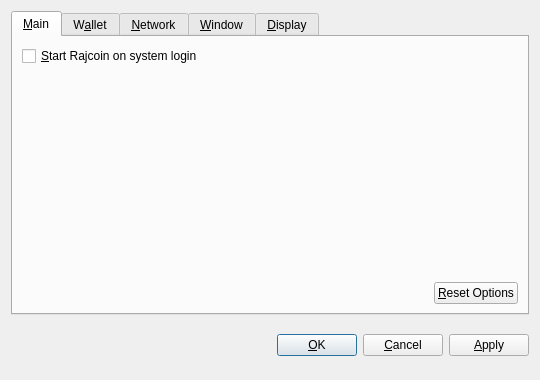
<?xml version="1.0" encoding="UTF-8"?>
<ui version="4.0">
 <class>OptionsDialog</class>
 <widget class="QDialog" name="OptionsDialog">
  <property name="geometry">
   <rect>
    <x>0</x>
    <y>0</y>
    <width>540</width>
    <height>380</height>
   </rect>
  </property>
  <property name="windowTitle">
   <string>Options</string>
  </property>
  <property name="modal">
   <bool>true</bool>
  </property>
  <layout class="QVBoxLayout" name="verticalLayout">
   <item>
    <widget class="QTabWidget" name="tabWidget">
     <property name="tabPosition">
      <enum>QTabWidget::North</enum>
     </property>
     <property name="currentIndex">
      <number>0</number>
     </property>
     <widget class="QWidget" name="tabMain">
      <attribute name="title">
       <string>&amp;Main</string>
      </attribute>
      <layout class="QVBoxLayout" name="verticalLayout_Main">
       <item>
        <widget class="QCheckBox" name="bitcoinAtStartup">
         <property name="toolTip">
          <string>Automatically start Rajcoin after logging in to the system.</string>
         </property>
         <property name="text">
          <string>&amp;Start Rajcoin on system login</string>
         </property>
        </widget>
       </item>
       <item>
        <spacer name="verticalSpacer_Main">
         <property name="orientation">
          <enum>Qt::Vertical</enum>
         </property>
         <property name="sizeHint" stdset="0">
          <size>
           <width>20</width>
           <height>40</height>
          </size>
         </property>
        </spacer>
       </item>
       <item>
        <layout class="QHBoxLayout" name="horizontalLayout_2_Main">
         <item>
          <spacer name="horizontalSpacer_2_Main">
           <property name="orientation">
            <enum>Qt::Horizontal</enum>
           </property>
           <property name="sizeHint" stdset="0">
            <size>
             <width>40</width>
             <height>20</height>
            </size>
           </property>
          </spacer>
         </item>
         <item>
          <widget class="QPushButton" name="resetButton">
           <property name="toolTip">
            <string>Reset all client options to default.</string>
           </property>
           <property name="text">
            <string>&amp;Reset Options</string>
           </property>
           <property name="autoDefault">
            <bool>false</bool>
           </property>
          </widget>
         </item>
        </layout>
       </item>
      </layout>
     </widget>
     <widget class="QWidget" name="tabWallet">
      <attribute name="title">
       <string>W&amp;allet</string>
      </attribute>
      <layout class="QVBoxLayout" name="verticalLayout_Network">
       <item>
        <widget class="QLabel" name="transactionFeeInfoLabel">
         <property name="text">
          <string>Optional transaction fee per kB that helps make sure your transactions are processed quickly. Most transactions are 1 kB.</string>
         </property>
         <property name="textFormat">
          <enum>Qt::PlainText</enum>
         </property>
         <property name="wordWrap">
          <bool>true</bool>
         </property>
        </widget>
       </item>
       <item>
        <layout class="QHBoxLayout" name="horizontalLayout_1_Main">
         <item>
          <widget class="QLabel" name="transactionFeeLabel">
           <property name="text">
            <string>Pay transaction &amp;fee</string>
           </property>
           <property name="textFormat">
            <enum>Qt::PlainText</enum>
           </property>
           <property name="buddy">
            <cstring>transactionFee</cstring>
           </property>
          </widget>
         </item>
         <item>
          <widget class="BitcoinAmountField" name="transactionFee"/>
         </item>
         <item>
          <spacer name="horizontalSpacer_1_Main">
           <property name="orientation">
            <enum>Qt::Horizontal</enum>
           </property>
           <property name="sizeHint" stdset="0">
            <size>
             <width>40</width>
             <height>20</height>
            </size>
           </property>
          </spacer>
         </item>
        </layout>
       </item>
       <item>
        <widget class="QLabel" name="label">
         <property name="text">
          <string>If you disable the spending of unconfirmed change, the change from a transaction cannot be used until that transaction has at least one confirmation. This also affects how your balance is computed.</string>
         </property>
         <property name="wordWrap">
          <bool>true</bool>
         </property>
        </widget>
       </item>
       <item>
        <widget class="QCheckBox" name="spendZeroConfChange">
         <property name="text">
          <string>Spend unconfirmed change  (experts only)</string>
         </property>
        </widget>
       </item>
       <item>
        <spacer name="verticalSpacer">
         <property name="orientation">
          <enum>Qt::Vertical</enum>
         </property>
         <property name="sizeHint" stdset="0">
          <size>
           <width>20</width>
           <height>40</height>
          </size>
         </property>
        </spacer>
       </item>
      </layout>
     </widget>
     <widget class="QWidget" name="tabNetwork">
      <attribute name="title">
       <string>&amp;Network</string>
      </attribute>
      <layout class="QVBoxLayout" name="verticalLayout_Network">
       <item>
        <widget class="QCheckBox" name="mapPortUpnp">
         <property name="toolTip">
          <string>Automatically open the Rajcoin client port on the router. This only works when your router supports UPnP and it is enabled.</string>
         </property>
         <property name="text">
          <string>Map port using &amp;UPnP</string>
         </property>
        </widget>
       </item>
       <item>
        <widget class="QCheckBox" name="connectSocks">
         <property name="toolTip">
          <string>Connect to the Rajcoin network through a SOCKS proxy (e.g. when connecting through Tor).</string>
         </property>
         <property name="text">
          <string>&amp;Connect through SOCKS proxy:</string>
         </property>
        </widget>
       </item>
       <item>
        <layout class="QHBoxLayout" name="horizontalLayout_Network">
         <item>
          <widget class="QLabel" name="proxyIpLabel">
           <property name="text">
            <string>Proxy &amp;IP:</string>
           </property>
           <property name="textFormat">
            <enum>Qt::PlainText</enum>
           </property>
           <property name="buddy">
            <cstring>proxyIp</cstring>
           </property>
          </widget>
         </item>
         <item>
          <widget class="QValidatedLineEdit" name="proxyIp">
           <property name="maximumSize">
            <size>
             <width>140</width>
             <height>16777215</height>
            </size>
           </property>
           <property name="toolTip">
            <string>IP address of the proxy (e.g. 127.0.0.1)</string>
           </property>
          </widget>
         </item>
         <item>
          <widget class="QLabel" name="proxyPortLabel">
           <property name="text">
            <string>&amp;Port:</string>
           </property>
           <property name="textFormat">
            <enum>Qt::PlainText</enum>
           </property>
           <property name="buddy">
            <cstring>proxyPort</cstring>
           </property>
          </widget>
         </item>
         <item>
          <widget class="QLineEdit" name="proxyPort">
           <property name="maximumSize">
            <size>
             <width>55</width>
             <height>16777215</height>
            </size>
           </property>
           <property name="toolTip">
            <string>Port of the proxy (e.g. 9050)</string>
           </property>
          </widget>
         </item>
         <item>
          <widget class="QLabel" name="socksVersionLabel">
           <property name="text">
            <string>SOCKS &amp;Version:</string>
           </property>
           <property name="textFormat">
            <enum>Qt::PlainText</enum>
           </property>
           <property name="buddy">
            <cstring>socksVersion</cstring>
           </property>
          </widget>
         </item>
         <item>
          <widget class="QValueComboBox" name="socksVersion">
           <property name="toolTip">
            <string>SOCKS version of the proxy (e.g. 5)</string>
           </property>
          </widget>
         </item>
         <item>
          <spacer name="horizontalSpacer_Network">
           <property name="orientation">
            <enum>Qt::Horizontal</enum>
           </property>
           <property name="sizeHint" stdset="0">
            <size>
             <width>40</width>
             <height>20</height>
            </size>
           </property>
          </spacer>
         </item>
        </layout>
       </item>
       <item>
        <spacer name="verticalSpacer_Network">
         <property name="orientation">
          <enum>Qt::Vertical</enum>
         </property>
         <property name="sizeHint" stdset="0">
          <size>
           <width>20</width>
           <height>40</height>
          </size>
         </property>
        </spacer>
       </item>
      </layout>
     </widget>
     <widget class="QWidget" name="tabWindow">
      <attribute name="title">
       <string>&amp;Window</string>
      </attribute>
      <layout class="QVBoxLayout" name="verticalLayout_Window">
       <item>
        <widget class="QCheckBox" name="minimizeToTray">
         <property name="toolTip">
          <string>Show only a tray icon after minimizing the window.</string>
         </property>
         <property name="text">
          <string>&amp;Minimize to the tray instead of the taskbar</string>
         </property>
        </widget>
       </item>
       <item>
        <widget class="QCheckBox" name="minimizeOnClose">
         <property name="toolTip">
          <string>Minimize instead of exit the application when the window is closed. When this option is enabled, the application will be closed only after selecting Quit in the menu.</string>
         </property>
         <property name="text">
          <string>M&amp;inimize on close</string>
         </property>
        </widget>
       </item>
       <item>
        <spacer name="verticalSpacer_Window">
         <property name="orientation">
          <enum>Qt::Vertical</enum>
         </property>
         <property name="sizeHint" stdset="0">
          <size>
           <width>20</width>
           <height>40</height>
          </size>
         </property>
        </spacer>
       </item>
      </layout>
     </widget>
     <widget class="QWidget" name="tabDisplay">
      <attribute name="title">
       <string>&amp;Display</string>
      </attribute>
      <layout class="QVBoxLayout" name="verticalLayout_Display">
       <item>
        <layout class="QHBoxLayout" name="horizontalLayout_1_Display">
         <item>
          <widget class="QLabel" name="langLabel">
           <property name="text">
            <string>User Interface &amp;language:</string>
           </property>
           <property name="textFormat">
            <enum>Qt::PlainText</enum>
           </property>
           <property name="buddy">
            <cstring>lang</cstring>
           </property>
          </widget>
         </item>
         <item>
          <widget class="QValueComboBox" name="lang">
           <property name="toolTip">
            <string>The user interface language can be set here. This setting will take effect after restarting Rajcoin.</string>
           </property>
          </widget>
         </item>
        </layout>
       </item>
       <item>
        <layout class="QHBoxLayout" name="horizontalLayout_2_Display">
         <item>
          <widget class="QLabel" name="unitLabel">
           <property name="text">
            <string>&amp;Unit to show amounts in:</string>
           </property>
           <property name="textFormat">
            <enum>Qt::PlainText</enum>
           </property>
           <property name="buddy">
            <cstring>unit</cstring>
           </property>
          </widget>
         </item>
         <item>
          <widget class="QValueComboBox" name="unit">
           <property name="toolTip">
            <string>Choose the default subdivision unit to show in the interface and when sending coins.</string>
           </property>
          </widget>
         </item>
        </layout>
       </item>
       <item>
        <widget class="QCheckBox" name="displayAddresses">
         <property name="toolTip">
          <string>Whether to show Rajcoin addresses in the transaction list or not.</string>
         </property>
         <property name="text">
          <string>&amp;Display addresses in transaction list</string>
         </property>
        </widget>
       </item>
       <item>
        <widget class="QCheckBox" name="coinControlFeatures">
         <property name="toolTip">
          <string>Whether to show coin control features or not.</string>
         </property>
         <property name="text">
          <string>Display coin &amp;control features (experts only!)</string>
         </property>
        </widget>
       </item>
       <item>
        <spacer name="verticalSpacer_Display">
         <property name="orientation">
          <enum>Qt::Vertical</enum>
         </property>
         <property name="sizeHint" stdset="0">
          <size>
           <width>20</width>
           <height>40</height>
          </size>
         </property>
        </spacer>
       </item>
      </layout>
     </widget>
    </widget>
   </item>
   <item>
    <layout class="QHBoxLayout" name="horizontalLayout_Buttons">
     <item>
      <spacer name="horizontalSpacer_1">
       <property name="orientation">
        <enum>Qt::Horizontal</enum>
       </property>
       <property name="sizeHint" stdset="0">
        <size>
         <width>40</width>
         <height>48</height>
        </size>
       </property>
      </spacer>
     </item>
     <item>
      <widget class="QLabel" name="statusLabel">
       <property name="font">
        <font>
         <weight>75</weight>
         <bold>true</bold>
        </font>
       </property>
       <property name="text">
        <string/>
       </property>
       <property name="textFormat">
        <enum>Qt::PlainText</enum>
       </property>
       <property name="wordWrap">
        <bool>true</bool>
       </property>
      </widget>
     </item>
     <item>
      <spacer name="horizontalSpacer_2">
       <property name="orientation">
        <enum>Qt::Horizontal</enum>
       </property>
       <property name="sizeHint" stdset="0">
        <size>
         <width>40</width>
         <height>48</height>
        </size>
       </property>
      </spacer>
     </item>
     <item>
      <widget class="QPushButton" name="okButton">
       <property name="text">
        <string>&amp;OK</string>
       </property>
      </widget>
     </item>
     <item>
      <widget class="QPushButton" name="cancelButton">
       <property name="text">
        <string>&amp;Cancel</string>
       </property>
       <property name="autoDefault">
        <bool>false</bool>
       </property>
      </widget>
     </item>
     <item>
      <widget class="QPushButton" name="applyButton">
       <property name="text">
        <string>&amp;Apply</string>
       </property>
       <property name="autoDefault">
        <bool>false</bool>
       </property>
      </widget>
     </item>
    </layout>
   </item>
  </layout>
 </widget>
 <customwidgets>
  <customwidget>
   <class>BitcoinAmountField</class>
   <extends>QSpinBox</extends>
   <header>bitcoinamountfield.h</header>
  </customwidget>
  <customwidget>
   <class>QValueComboBox</class>
   <extends>QComboBox</extends>
   <header>qvaluecombobox.h</header>
  </customwidget>
  <customwidget>
   <class>QValidatedLineEdit</class>
   <extends>QLineEdit</extends>
   <header>qvalidatedlineedit.h</header>
  </customwidget>
 </customwidgets>
 <resources/>
 <connections/>
</ui>
